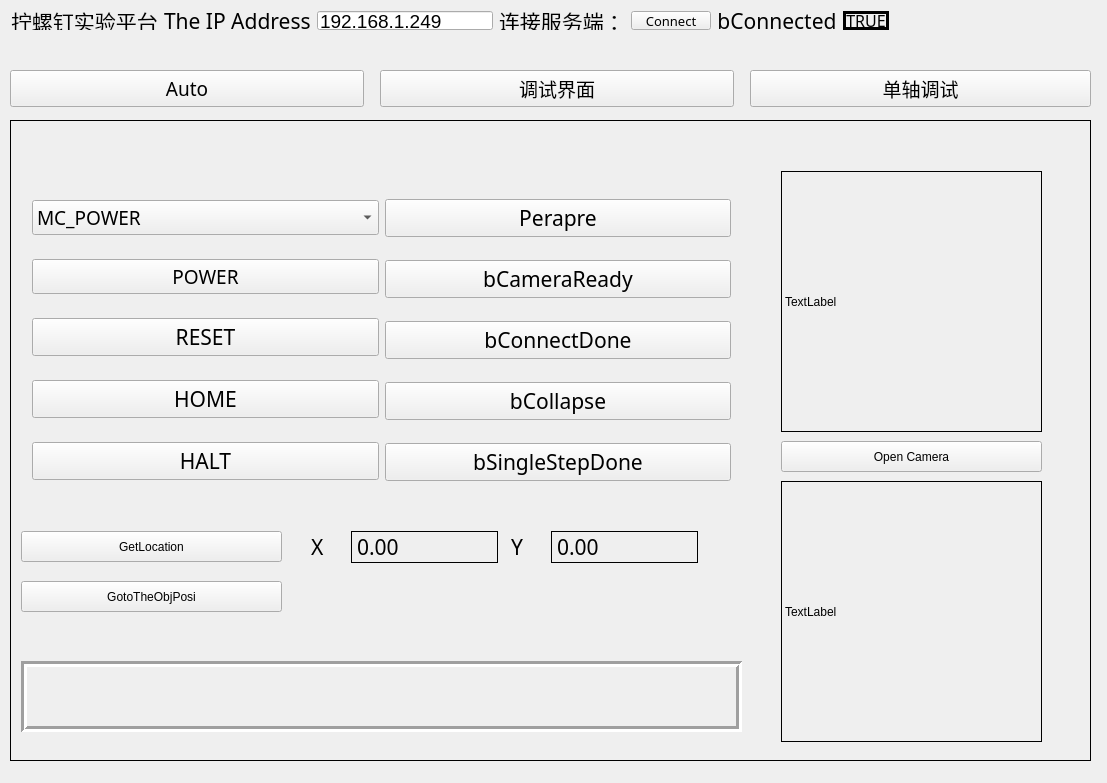
<?xml version="1.0" encoding="UTF-8"?>
<ui version="4.0">
 <class>MainWindow</class>
 <widget class="QMainWindow" name="MainWindow">
  <property name="geometry">
   <rect>
    <x>0</x>
    <y>0</y>
    <width>1107</width>
    <height>783</height>
   </rect>
  </property>
  <property name="windowTitle">
   <string>MainWindow</string>
  </property>
  <widget class="QWidget" name="centralWidget">
   <widget class="QWidget" name="layoutWidget">
    <property name="geometry">
     <rect>
      <x>0</x>
      <y>0</y>
      <width>1011</width>
      <height>41</height>
     </rect>
    </property>
    <layout class="QGridLayout" name="gridLayout">
     <item row="0" column="4">
      <widget class="QLineEdit" name="LineEdit_IPAdress">
       <property name="font">
        <font>
         <family>Arial</family>
         <pointsize>14</pointsize>
        </font>
       </property>
       <property name="text">
        <string>192.168.1.249</string>
       </property>
      </widget>
     </item>
     <item row="0" column="7">
      <widget class="QLabel" name="label_25">
       <property name="font">
        <font>
         <family>Agency FB</family>
         <pointsize>16</pointsize>
        </font>
       </property>
       <property name="text">
        <string>bConnected</string>
       </property>
       <property name="alignment">
        <set>Qt::AlignCenter</set>
       </property>
      </widget>
     </item>
     <item row="0" column="0" colspan="2">
      <widget class="QLabel" name="label_26">
       <property name="font">
        <font>
         <family>Agency FB</family>
         <pointsize>16</pointsize>
        </font>
       </property>
       <property name="text">
        <string>拧螺钉实验平台</string>
       </property>
      </widget>
     </item>
     <item row="0" column="8">
      <widget class="QLabel" name="Label_bConnected">
       <property name="font">
        <font>
         <family>Agency FB</family>
         <pointsize>12</pointsize>
        </font>
       </property>
       <property name="frameShape">
        <enum>QFrame::Box</enum>
       </property>
       <property name="lineWidth">
        <number>3</number>
       </property>
       <property name="text">
        <string>TRUE</string>
       </property>
       <property name="alignment">
        <set>Qt::AlignCenter</set>
       </property>
       <property name="margin">
        <number>3</number>
       </property>
      </widget>
     </item>
     <item row="0" column="2" colspan="2">
      <widget class="QLabel" name="label">
       <property name="font">
        <font>
         <family>Agency FB</family>
         <pointsize>16</pointsize>
        </font>
       </property>
       <property name="text">
        <string>The IP Address</string>
       </property>
      </widget>
     </item>
     <item row="0" column="6">
      <widget class="QPushButton" name="ConnectBtn">
       <property name="font">
        <font>
         <family>Agency FB</family>
         <pointsize>10</pointsize>
        </font>
       </property>
       <property name="text">
        <string>Connect</string>
       </property>
      </widget>
     </item>
     <item row="0" column="5">
      <widget class="QLabel" name="label_28">
       <property name="font">
        <font>
         <family>Agency FB</family>
         <pointsize>16</pointsize>
        </font>
       </property>
       <property name="text">
        <string>连接服务端：</string>
       </property>
      </widget>
     </item>
     <item row="0" column="9">
      <spacer name="horizontalSpacer">
       <property name="orientation">
        <enum>Qt::Horizontal</enum>
       </property>
       <property name="sizeHint" stdset="0">
        <size>
         <width>40</width>
         <height>20</height>
        </size>
       </property>
      </spacer>
     </item>
    </layout>
   </widget>
   <widget class="QStackedWidget" name="stackedWidget">
    <property name="geometry">
     <rect>
      <x>10</x>
      <y>120</y>
      <width>1081</width>
      <height>641</height>
     </rect>
    </property>
    <property name="layoutDirection">
     <enum>Qt::LeftToRight</enum>
    </property>
    <property name="frameShape">
     <enum>QFrame::Box</enum>
    </property>
    <widget class="QWidget" name="AutoPage">
     <widget class="QLabel" name="Image_Label_result">
      <property name="enabled">
       <bool>true</bool>
      </property>
      <property name="geometry">
       <rect>
        <x>770</x>
        <y>360</y>
        <width>261</width>
        <height>261</height>
       </rect>
      </property>
      <property name="frameShape">
       <enum>QFrame::Box</enum>
      </property>
      <property name="text">
       <string>TextLabel</string>
      </property>
     </widget>
     <widget class="QPushButton" name="GetImage_Btn">
      <property name="geometry">
       <rect>
        <x>770</x>
        <y>320</y>
        <width>261</width>
        <height>31</height>
       </rect>
      </property>
      <property name="text">
       <string>Open Camera</string>
      </property>
     </widget>
     <widget class="QPushButton" name="GetLocation_Btn">
      <property name="geometry">
       <rect>
        <x>10</x>
        <y>410</y>
        <width>261</width>
        <height>31</height>
       </rect>
      </property>
      <property name="text">
       <string>GetLocation</string>
      </property>
     </widget>
     <widget class="QLabel" name="Image_Label">
      <property name="enabled">
       <bool>true</bool>
      </property>
      <property name="geometry">
       <rect>
        <x>770</x>
        <y>50</y>
        <width>261</width>
        <height>261</height>
       </rect>
      </property>
      <property name="frameShape">
       <enum>QFrame::Box</enum>
      </property>
      <property name="text">
       <string>TextLabel</string>
      </property>
     </widget>
     <widget class="QWidget" name="layoutWidget">
      <property name="geometry">
       <rect>
        <x>10</x>
        <y>50</y>
        <width>721</width>
        <height>341</height>
       </rect>
      </property>
      <layout class="QHBoxLayout" name="horizontalLayout">
       <item>
        <layout class="QVBoxLayout" name="verticalLayout_2">
         <item>
          <widget class="QComboBox" name="CMDLink_Box">
           <property name="font">
            <font>
             <family>Agency FB</family>
             <pointsize>14</pointsize>
            </font>
           </property>
           <item>
            <property name="text">
             <string>MC_POWER</string>
            </property>
           </item>
           <item>
            <property name="text">
             <string>MC_STOP</string>
            </property>
           </item>
           <item>
            <property name="text">
             <string>MC_HALT</string>
            </property>
           </item>
           <item>
            <property name="text">
             <string>MC_RESET</string>
            </property>
           </item>
           <item>
            <property name="text">
             <string>MC_HOME</string>
            </property>
           </item>
           <item>
            <property name="text">
             <string>MC_MOV</string>
            </property>
           </item>
          </widget>
         </item>
         <item>
          <widget class="QPushButton" name="Btn_Power">
           <property name="font">
            <font>
             <family>Agency FB</family>
             <pointsize>14</pointsize>
            </font>
           </property>
           <property name="text">
            <string>POWER</string>
           </property>
          </widget>
         </item>
         <item>
          <widget class="QPushButton" name="Btn_LinkReset">
           <property name="font">
            <font>
             <family>Agency FB</family>
             <pointsize>16</pointsize>
            </font>
           </property>
           <property name="text">
            <string>RESET</string>
           </property>
          </widget>
         </item>
         <item>
          <widget class="QPushButton" name="Btn_LinkHome">
           <property name="font">
            <font>
             <family>Agency FB</family>
             <pointsize>16</pointsize>
            </font>
           </property>
           <property name="text">
            <string>HOME</string>
           </property>
          </widget>
         </item>
         <item>
          <widget class="QPushButton" name="Btn_LinkHalt">
           <property name="font">
            <font>
             <family>Agency FB</family>
             <pointsize>16</pointsize>
            </font>
           </property>
           <property name="text">
            <string>HALT</string>
           </property>
          </widget>
         </item>
        </layout>
       </item>
       <item>
        <layout class="QVBoxLayout" name="verticalLayout">
         <item>
          <widget class="QPushButton" name="Btn_Perapre">
           <property name="font">
            <font>
             <family>Agency FB</family>
             <pointsize>16</pointsize>
            </font>
           </property>
           <property name="text">
            <string>Perapre</string>
           </property>
          </widget>
         </item>
         <item>
          <widget class="QPushButton" name="Btn_CameraReady">
           <property name="font">
            <font>
             <family>Agency FB</family>
             <pointsize>16</pointsize>
            </font>
           </property>
           <property name="text">
            <string>bCameraReady</string>
           </property>
          </widget>
         </item>
         <item>
          <widget class="QPushButton" name="Btn_ConnectDone">
           <property name="font">
            <font>
             <family>Agency FB</family>
             <pointsize>16</pointsize>
            </font>
           </property>
           <property name="text">
            <string>bConnectDone</string>
           </property>
          </widget>
         </item>
         <item>
          <widget class="QPushButton" name="Btn_Collapse">
           <property name="font">
            <font>
             <family>Agency FB</family>
             <pointsize>16</pointsize>
            </font>
           </property>
           <property name="text">
            <string>bCollapse</string>
           </property>
          </widget>
         </item>
         <item>
          <widget class="QPushButton" name="Btn_SingleStepDone">
           <property name="font">
            <font>
             <family>Agency FB</family>
             <pointsize>16</pointsize>
            </font>
           </property>
           <property name="text">
            <string>bSingleStepDone</string>
           </property>
          </widget>
         </item>
        </layout>
       </item>
      </layout>
     </widget>
     <widget class="QLabel" name="label_CameraY">
      <property name="geometry">
       <rect>
        <x>540</x>
        <y>410</y>
        <width>147</width>
        <height>32</height>
       </rect>
      </property>
      <property name="font">
       <font>
        <family>Agency FB</family>
        <pointsize>16</pointsize>
       </font>
      </property>
      <property name="frameShape">
       <enum>QFrame::Box</enum>
      </property>
      <property name="text">
       <string>0.00</string>
      </property>
     </widget>
     <widget class="QLabel" name="label_35">
      <property name="geometry">
       <rect>
        <x>300</x>
        <y>410</y>
        <width>21</width>
        <height>32</height>
       </rect>
      </property>
      <property name="font">
       <font>
        <family>Agency FB</family>
        <pointsize>16</pointsize>
       </font>
      </property>
      <property name="text">
       <string>X</string>
      </property>
     </widget>
     <widget class="QLabel" name="label_CameraX">
      <property name="geometry">
       <rect>
        <x>340</x>
        <y>410</y>
        <width>147</width>
        <height>32</height>
       </rect>
      </property>
      <property name="font">
       <font>
        <family>Agency FB</family>
        <pointsize>16</pointsize>
       </font>
      </property>
      <property name="frameShape">
       <enum>QFrame::Box</enum>
      </property>
      <property name="text">
       <string>0.00</string>
      </property>
     </widget>
     <widget class="QLabel" name="label_34">
      <property name="geometry">
       <rect>
        <x>500</x>
        <y>410</y>
        <width>21</width>
        <height>32</height>
       </rect>
      </property>
      <property name="font">
       <font>
        <family>Agency FB</family>
        <pointsize>16</pointsize>
       </font>
      </property>
      <property name="text">
       <string>Y</string>
      </property>
     </widget>
     <widget class="QLabel" name="Label_ScrewRobotStatus">
      <property name="geometry">
       <rect>
        <x>10</x>
        <y>540</y>
        <width>721</width>
        <height>71</height>
       </rect>
      </property>
      <property name="font">
       <font>
        <family>Agency FB</family>
        <pointsize>18</pointsize>
       </font>
      </property>
      <property name="frameShape">
       <enum>QFrame::Box</enum>
      </property>
      <property name="frameShadow">
       <enum>QFrame::Sunken</enum>
      </property>
      <property name="lineWidth">
       <number>3</number>
      </property>
      <property name="text">
       <string/>
      </property>
     </widget>
     <widget class="QPushButton" name="Btn_GotoTheObjPosi">
      <property name="geometry">
       <rect>
        <x>10</x>
        <y>460</y>
        <width>261</width>
        <height>31</height>
       </rect>
      </property>
      <property name="text">
       <string>GotoTheObjPosi</string>
      </property>
     </widget>
    </widget>
    <widget class="QWidget" name="HandlePage">
     <widget class="QWidget" name="layoutWidget_2">
      <property name="geometry">
       <rect>
        <x>60</x>
        <y>210</y>
        <width>405</width>
        <height>281</height>
       </rect>
      </property>
      <layout class="QVBoxLayout" name="verticalLayout_7">
       <item>
        <widget class="QLineEdit" name="LineEdit_moveVel">
         <property name="font">
          <font>
           <family>Arial</family>
           <pointsize>14</pointsize>
          </font>
         </property>
         <property name="layoutDirection">
          <enum>Qt::LeftToRight</enum>
         </property>
         <property name="text">
          <string>0.1</string>
         </property>
         <property name="alignment">
          <set>Qt::AlignCenter</set>
         </property>
        </widget>
       </item>
       <item>
        <layout class="QHBoxLayout" name="horizontalLayout_2">
         <item>
          <widget class="QLabel" name="label_27">
           <property name="font">
            <font>
             <family>Agency FB</family>
             <pointsize>16</pointsize>
            </font>
           </property>
           <property name="frameShape">
            <enum>QFrame::Box</enum>
           </property>
           <property name="text">
            <string>X轴</string>
           </property>
           <property name="alignment">
            <set>Qt::AlignCenter</set>
           </property>
          </widget>
         </item>
         <item>
          <widget class="QLabel" name="label_29">
           <property name="font">
            <font>
             <family>Agency FB</family>
             <pointsize>16</pointsize>
            </font>
           </property>
           <property name="frameShape">
            <enum>QFrame::Box</enum>
           </property>
           <property name="text">
            <string>Y轴</string>
           </property>
           <property name="alignment">
            <set>Qt::AlignCenter</set>
           </property>
          </widget>
         </item>
         <item>
          <widget class="QLabel" name="label_30">
           <property name="font">
            <font>
             <family>Agency FB</family>
             <pointsize>16</pointsize>
            </font>
           </property>
           <property name="frameShape">
            <enum>QFrame::Box</enum>
           </property>
           <property name="text">
            <string>Z轴</string>
           </property>
           <property name="alignment">
            <set>Qt::AlignCenter</set>
           </property>
          </widget>
         </item>
         <item>
          <widget class="QLabel" name="label_31">
           <property name="font">
            <font>
             <family>Agency FB</family>
             <pointsize>16</pointsize>
            </font>
           </property>
           <property name="frameShape">
            <enum>QFrame::Box</enum>
           </property>
           <property name="text">
            <string>拧紧</string>
           </property>
           <property name="alignment">
            <set>Qt::AlignCenter</set>
           </property>
          </widget>
         </item>
        </layout>
       </item>
       <item>
        <layout class="QHBoxLayout" name="horizontalLayout_3">
         <item>
          <layout class="QVBoxLayout" name="verticalLayout_3">
           <item>
            <widget class="QPushButton" name="Btn_Moveup_X">
             <property name="font">
              <font>
               <family>Agency FB</family>
               <pointsize>14</pointsize>
              </font>
             </property>
             <property name="text">
              <string>前进</string>
             </property>
            </widget>
           </item>
           <item>
            <widget class="QPushButton" name="Btn_MoveDown_X">
             <property name="font">
              <font>
               <family>Agency FB</family>
               <pointsize>14</pointsize>
              </font>
             </property>
             <property name="text">
              <string>后退</string>
             </property>
            </widget>
           </item>
          </layout>
         </item>
         <item>
          <layout class="QVBoxLayout" name="verticalLayout_5">
           <item>
            <widget class="QPushButton" name="Btn_Moveup_Y">
             <property name="font">
              <font>
               <family>Agency FB</family>
               <pointsize>14</pointsize>
              </font>
             </property>
             <property name="text">
              <string>前进</string>
             </property>
            </widget>
           </item>
           <item>
            <widget class="QPushButton" name="Btn_MoveDown_Y">
             <property name="font">
              <font>
               <family>Agency FB</family>
               <pointsize>14</pointsize>
              </font>
             </property>
             <property name="text">
              <string>后退</string>
             </property>
            </widget>
           </item>
          </layout>
         </item>
         <item>
          <layout class="QVBoxLayout" name="verticalLayout_4">
           <item>
            <widget class="QPushButton" name="Btn_Moveup_Z">
             <property name="font">
              <font>
               <family>Agency FB</family>
               <pointsize>14</pointsize>
              </font>
             </property>
             <property name="text">
              <string>前进</string>
             </property>
            </widget>
           </item>
           <item>
            <widget class="QPushButton" name="Btn_MoveDown_Z">
             <property name="font">
              <font>
               <family>Agency FB</family>
               <pointsize>14</pointsize>
              </font>
             </property>
             <property name="text">
              <string>后退</string>
             </property>
            </widget>
           </item>
          </layout>
         </item>
         <item>
          <layout class="QVBoxLayout" name="verticalLayout_6">
           <item>
            <widget class="QPushButton" name="Btn_Moveup_NLJ">
             <property name="font">
              <font>
               <family>Agency FB</family>
               <pointsize>14</pointsize>
              </font>
             </property>
             <property name="text">
              <string>前进</string>
             </property>
            </widget>
           </item>
           <item>
            <widget class="QPushButton" name="Btn_MoveDown_NLJ">
             <property name="font">
              <font>
               <family>Agency FB</family>
               <pointsize>14</pointsize>
              </font>
             </property>
             <property name="text">
              <string>后退</string>
             </property>
            </widget>
           </item>
          </layout>
         </item>
        </layout>
       </item>
      </layout>
     </widget>
     <widget class="QPushButton" name="Btn_Moveup_Z_2">
      <property name="geometry">
       <rect>
        <x>60</x>
        <y>510</y>
        <width>171</width>
        <height>32</height>
       </rect>
      </property>
      <property name="font">
       <font>
        <family>Agency FB</family>
        <pointsize>14</pointsize>
       </font>
      </property>
      <property name="text">
       <string>MotionMode1</string>
      </property>
     </widget>
     <widget class="QPushButton" name="Btn_MoveDown_Z_2">
      <property name="geometry">
       <rect>
        <x>260</x>
        <y>510</y>
        <width>201</width>
        <height>31</height>
       </rect>
      </property>
      <property name="font">
       <font>
        <family>Agency FB</family>
        <pointsize>14</pointsize>
       </font>
      </property>
      <property name="text">
       <string>后退</string>
      </property>
     </widget>
     <widget class="QLabel" name="label_stateOfMotor">
      <property name="geometry">
       <rect>
        <x>490</x>
        <y>20</y>
        <width>551</width>
        <height>591</height>
       </rect>
      </property>
      <property name="font">
       <font>
        <family>Agency FB</family>
        <pointsize>12</pointsize>
       </font>
      </property>
      <property name="frameShape">
       <enum>QFrame::WinPanel</enum>
      </property>
      <property name="text">
       <string/>
      </property>
      <property name="alignment">
       <set>Qt::AlignLeading|Qt::AlignLeft|Qt::AlignTop</set>
      </property>
     </widget>
     <widget class="QPushButton" name="Btn_PosLimit">
      <property name="geometry">
       <rect>
        <x>60</x>
        <y>110</y>
        <width>201</width>
        <height>31</height>
       </rect>
      </property>
      <property name="font">
       <font>
        <family>Agency FB</family>
        <pointsize>14</pointsize>
       </font>
      </property>
      <property name="text">
       <string>NotPosLimit</string>
      </property>
     </widget>
     <widget class="QLabel" name="label_PosLimit">
      <property name="geometry">
       <rect>
        <x>60</x>
        <y>160</y>
        <width>401</width>
        <height>31</height>
       </rect>
      </property>
      <property name="font">
       <font>
        <family>Agency FB</family>
        <pointsize>16</pointsize>
       </font>
      </property>
      <property name="text">
       <string>Be PosLimit</string>
      </property>
     </widget>
     <widget class="QPushButton" name="Btn_LinkStop">
      <property name="geometry">
       <rect>
        <x>60</x>
        <y>60</y>
        <width>411</width>
        <height>34</height>
       </rect>
      </property>
      <property name="font">
       <font>
        <family>Agency FB</family>
        <pointsize>16</pointsize>
       </font>
      </property>
      <property name="text">
       <string>STOP</string>
      </property>
     </widget>
     <widget class="QLineEdit" name="LineEdit_XPos">
      <property name="geometry">
       <rect>
        <x>70</x>
        <y>550</y>
        <width>71</width>
        <height>30</height>
       </rect>
      </property>
      <property name="font">
       <font>
        <family>Arial</family>
        <pointsize>14</pointsize>
       </font>
      </property>
      <property name="layoutDirection">
       <enum>Qt::LeftToRight</enum>
      </property>
      <property name="text">
       <string>5</string>
      </property>
      <property name="alignment">
       <set>Qt::AlignCenter</set>
      </property>
     </widget>
     <widget class="QLineEdit" name="LineEdit_YPos">
      <property name="geometry">
       <rect>
        <x>160</x>
        <y>550</y>
        <width>71</width>
        <height>30</height>
       </rect>
      </property>
      <property name="font">
       <font>
        <family>Arial</family>
        <pointsize>14</pointsize>
       </font>
      </property>
      <property name="layoutDirection">
       <enum>Qt::LeftToRight</enum>
      </property>
      <property name="text">
       <string>5</string>
      </property>
      <property name="alignment">
       <set>Qt::AlignCenter</set>
      </property>
     </widget>
     <widget class="QLineEdit" name="LineEdit_ZPos">
      <property name="geometry">
       <rect>
        <x>250</x>
        <y>550</y>
        <width>71</width>
        <height>30</height>
       </rect>
      </property>
      <property name="font">
       <font>
        <family>Arial</family>
        <pointsize>14</pointsize>
       </font>
      </property>
      <property name="layoutDirection">
       <enum>Qt::LeftToRight</enum>
      </property>
      <property name="text">
       <string>5</string>
      </property>
      <property name="alignment">
       <set>Qt::AlignCenter</set>
      </property>
     </widget>
    </widget>
    <widget class="QWidget" name="AxisPage">
     <widget class="QWidget" name="layoutWidget">
      <property name="geometry">
       <rect>
        <x>180</x>
        <y>80</y>
        <width>721</width>
        <height>261</height>
       </rect>
      </property>
      <layout class="QHBoxLayout" name="horizontalLayout_4">
       <item>
        <layout class="QVBoxLayout" name="verticalLayout_8">
         <item>
          <widget class="QPushButton" name="Btn_XBackword">
           <property name="font">
            <font>
             <family>Agency FB</family>
             <pointsize>14</pointsize>
            </font>
           </property>
           <property name="text">
            <string>X-</string>
           </property>
          </widget>
         </item>
         <item>
          <widget class="QPushButton" name="Btn_YLeftBackword">
           <property name="font">
            <font>
             <family>Agency FB</family>
             <pointsize>14</pointsize>
            </font>
           </property>
           <property name="text">
            <string>Y左-</string>
           </property>
          </widget>
         </item>
         <item>
          <widget class="QPushButton" name="Btn_YRightBackward">
           <property name="font">
            <font>
             <family>Agency FB</family>
             <pointsize>14</pointsize>
            </font>
           </property>
           <property name="text">
            <string>Y右-</string>
           </property>
          </widget>
         </item>
         <item>
          <widget class="QPushButton" name="Btn_ZLeftBackward">
           <property name="font">
            <font>
             <family>Agency FB</family>
             <pointsize>14</pointsize>
            </font>
           </property>
           <property name="text">
            <string>Z左-</string>
           </property>
          </widget>
         </item>
         <item>
          <widget class="QPushButton" name="Btn_ZRightBackward">
           <property name="font">
            <font>
             <family>Agency FB</family>
             <pointsize>14</pointsize>
            </font>
           </property>
           <property name="text">
            <string>Z右-</string>
           </property>
          </widget>
         </item>
        </layout>
       </item>
       <item>
        <layout class="QVBoxLayout" name="verticalLayout_9">
         <item>
          <widget class="QPushButton" name="Btn_XForward">
           <property name="font">
            <font>
             <family>Agency FB</family>
             <pointsize>14</pointsize>
            </font>
           </property>
           <property name="text">
            <string>X+</string>
           </property>
          </widget>
         </item>
         <item>
          <widget class="QPushButton" name="Btn_YLeftForward">
           <property name="font">
            <font>
             <family>Agency FB</family>
             <pointsize>14</pointsize>
            </font>
           </property>
           <property name="text">
            <string>Y左+</string>
           </property>
          </widget>
         </item>
         <item>
          <widget class="QPushButton" name="Btn_YRightForward">
           <property name="font">
            <font>
             <family>Agency FB</family>
             <pointsize>14</pointsize>
            </font>
           </property>
           <property name="text">
            <string>Y右+</string>
           </property>
          </widget>
         </item>
         <item>
          <widget class="QPushButton" name="Btn_ZLeftForward">
           <property name="font">
            <font>
             <family>Agency FB</family>
             <pointsize>14</pointsize>
            </font>
           </property>
           <property name="text">
            <string>Z左+</string>
           </property>
          </widget>
         </item>
         <item>
          <widget class="QPushButton" name="Btn_ZRightForward">
           <property name="font">
            <font>
             <family>Agency FB</family>
             <pointsize>14</pointsize>
            </font>
           </property>
           <property name="text">
            <string>Z右+</string>
           </property>
          </widget>
         </item>
        </layout>
       </item>
      </layout>
     </widget>
    </widget>
   </widget>
   <widget class="QPushButton" name="Btn_Auto">
    <property name="geometry">
     <rect>
      <x>10</x>
      <y>70</y>
      <width>354</width>
      <height>37</height>
     </rect>
    </property>
    <property name="font">
     <font>
      <family>Agency FB</family>
      <pointsize>14</pointsize>
     </font>
    </property>
    <property name="text">
     <string>Auto</string>
    </property>
   </widget>
   <widget class="QPushButton" name="Btn_Handle">
    <property name="geometry">
     <rect>
      <x>380</x>
      <y>70</y>
      <width>354</width>
      <height>37</height>
     </rect>
    </property>
    <property name="font">
     <font>
      <family>Agency FB</family>
      <pointsize>14</pointsize>
     </font>
    </property>
    <property name="text">
     <string>调试界面</string>
    </property>
   </widget>
   <widget class="QPushButton" name="Btn_AxisHandle">
    <property name="geometry">
     <rect>
      <x>750</x>
      <y>70</y>
      <width>341</width>
      <height>37</height>
     </rect>
    </property>
    <property name="font">
     <font>
      <family>Agency FB</family>
      <pointsize>14</pointsize>
     </font>
    </property>
    <property name="text">
     <string>单轴调试</string>
    </property>
   </widget>
  </widget>
 </widget>
 <layoutdefault spacing="6" margin="11"/>
 <resources/>
 <connections/>
</ui>
